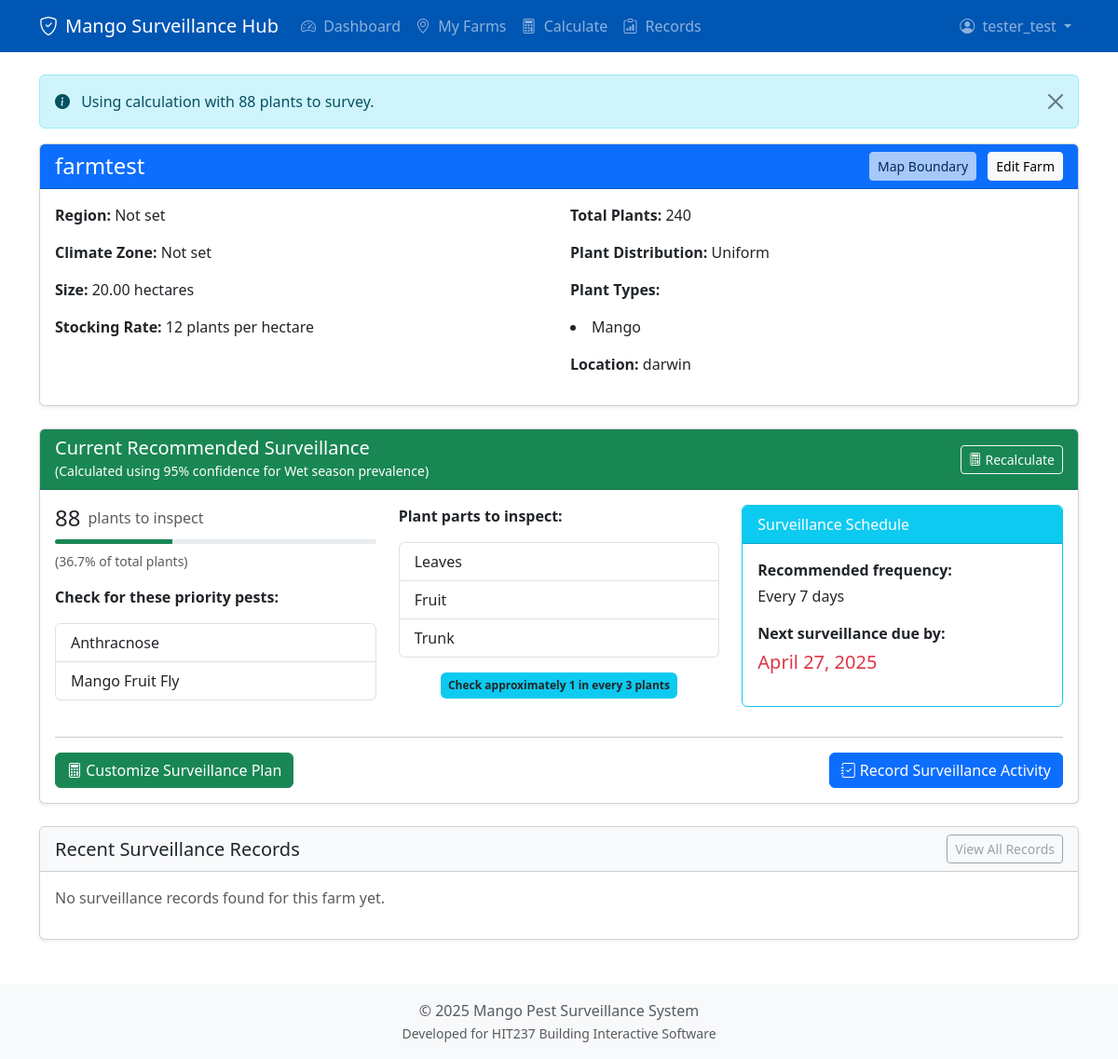
Page /farms/1/ (signed in) on the earlier database version.
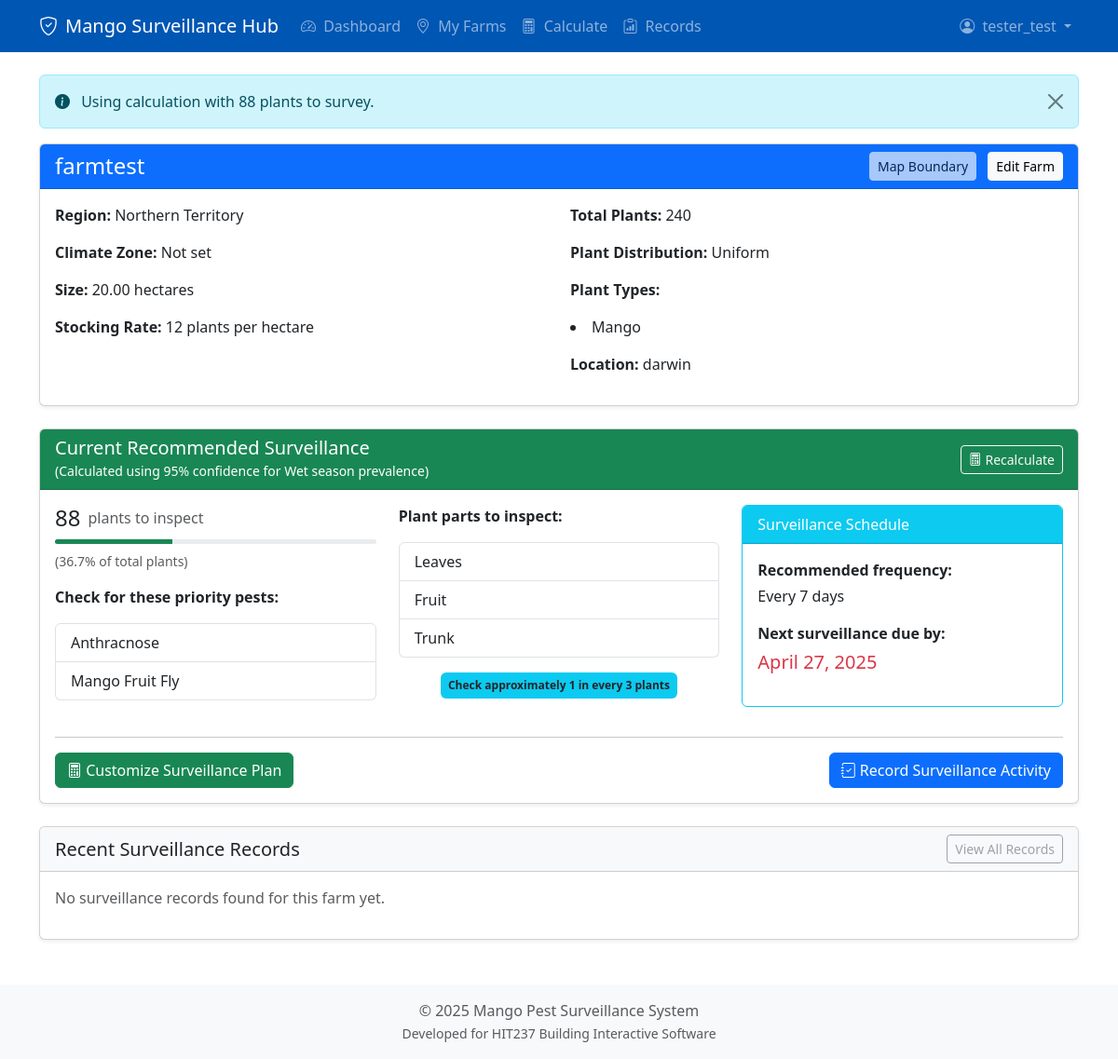
Same page on the later database version.
### core/models.py (models this page shows, shortened)
class Farm(models.Model):
    DISTRIBUTION_CHOICES = [
        ('uniform', 'Uniform'),
        ('clustered', 'Clustered'),
        ('random', 'Random'),
    ]
    owner = models.ForeignKey(Grower, on_delete=models.CASCADE, related_name='farms')
    name = models.CharField(max_length=100)
    region = models.ForeignKey(Region, on_delete=models.SET_NULL, null=True, blank=True, related_name='farms')
    size_hectares = models.DecimalField(
        max_digits=10,
        decimal_places=2,
        null=True,
        blank=True,
        help_text="Total farm size in hectares"
    )
    stocking_rate = models.IntegerField(
        null=True,
        blank=True,
        help_text="Number of plants per hectare"
    )
    plant_type = models.ForeignKey(
        PlantType,
        on_delete=models.SET_NULL,
        null=True,
        blank=True,
        related_name='farms'
    )
    distribution_pattern = models.CharField(
        max_length=20,
        choices=DISTRIBUTION_CHOICES,
        default='uniform'
    )
    location_description = models.CharField(
        max_length=255,
        blank=True,
        null=True,
        help_text="e.g., \"Near Katherine River\", \"Smith Property via XYZ Road\""
    )
    def total_plants(self):
        if self.size_hectares and self.stocking_rate:
            return int(self.size_hectares * Decimal(str(self.stocking_rate)))
        return None
    def current_season(self):
        current_month = timezone.now().month
        if 5 <= current_month <= 10:  # May-Oct
            return 'Dry'
        return 'Wet'  # Nov-Apr
    def last_surveillance_date(self):
        last_record = self.surveillance_records.order_by('-date_performed').first()
        return last_record.date_performed if last_record else None
    def next_due_date(self):
        last_date = self.last_surveillance_date()
        if last_date:
            return last_date + timezone.timedelta(days=7)
        return timezone.now().date()

class PlantType(models.Model):
    name = models.CharField(max_length=100, unique=True)
    description = models.TextField(blank=True, null=True)

class Region(models.Model):
    name = models.CharField(max_length=100, unique=True)
    climate_zone = models.CharField(max_length=50, blank=True, null=True)
    state_abbreviation = models.CharField(
        max_length=3,
        blank=True,
        null=True,
        help_text="State/Territory abbreviation (e.g., NT, QLD, WA)"
    )

### core/views.py (the view)
# urls.py: path('farms/<int:farm_id>/', views.farm_detail_view, name='farm_detail'),
@login_required
def farm_detail_view(request, farm_id):
    farm = get_object_or_404(Farm, id=farm_id, owner=request.user.grower_profile)
    try:
        saved_calculation = SurveillanceCalculation.objects.filter(
            farm=farm,
            is_current=True
        ).first()
        if saved_calculation:
            default_confidence = saved_calculation.confidence_level
            default_season = saved_calculation.season
            calculation_results = {
                'N': saved_calculation.population_size,
                'confidence_level_percent': saved_calculation.confidence_level,
                'season': saved_calculation.season,
                'p_percent': float(saved_calculation.prevalence_percent),
                'd': float(saved_calculation.margin_of_error) / 100,  # Convert percentage back to decimal
                'required_plants_to_survey': saved_calculation.required_plants,
                'survey_frequency': saved_calculation.survey_frequency,
                'percentage_of_total': float(saved_calculation.percentage_of_total),
                'calculation_date': saved_calculation.date_created.date(),
                'error': None
            }
            print(f"Using saved calculation from {saved_calculation.date_created}")
        else:
            default_confidence = 95
            default_season = farm.current_season()
            calculation_results = calculate_surveillance_effort(
                farm=farm,
                confidence_level_percent=default_confidence,
                season=default_season
            )
    except Exception as e:
        print(f"Error retrieving saved calculation: {e}")
        default_confidence = 95
        default_season = farm.current_season()
        calculation_results = calculate_surveillance_effort(
            farm=farm,
            confidence_level_percent=default_confidence,
            season=default_season
        )
    else:
        default_confidence = 95
        default_season = farm.current_season()
        calculation_results = calculate_surveillance_effort(
            farm=farm,
            confidence_level_percent=default_confidence,
            season=default_season
        )
    priority_pests = Pest.get_priority_pests_for_season(
        season=default_season,
        plant_type=farm.plant_type
    )
    calculation_season = calculation_results.get('season', default_season)
    recommended_parts = get_recommended_plant_parts(
        season=calculation_season,
        plant_type=farm.plant_type
    )
    surveillance_frequency = get_surveillance_frequency(calculation_season, farm)
    last_surveillance_date = farm.last_surveillance_date()
    next_due_date = farm.next_due_date()
    surveillance_records = farm.surveillance_records.order_by('-date_performed')
    print(f"Calculation Results for farm {farm.id}:")
    print(f"- Required plants: {calculation_results.get('required_plants_to_survey')}")
    print(f"- Using: {calculation_results.get('confidence_level_percent')}% confidence")
    print(f"- Season: {calculation_results.get('season')}")
    print(f"- Date: {calculation_results.get('calculation_date')}")
    context = {
        'farm': farm,
        'calculation_results': calculation_results,
        'surveillance_records': surveillance_records,
        'default_season_used': calculation_season,
        'default_confidence_used': calculation_results.get('confidence_level_percent', default_confidence),
        'priority_pests': priority_pests,
        'recommended_parts': recommended_parts,
        'surveillance_frequency': surveillance_frequency,
        'last_surveillance_date': last_surveillance_date,
        'next_due_date': next_due_date
    }
    messages.info(request, f"Using calculation with {calculation_results.get('required_plants_to_survey')} plants to survey.")
    return render(request, 'core/farm_detail.html', context)

### core/calculations.py (called while the page is built)
def get_recommended_plant_parts(season, plant_type=None):
    parts = {
        'Wet': ['Leaves', 'Fruit', 'Trunk'],
        'Dry': ['Trunk', 'Branches', 'Leaves'],
        'Flowering': ['Flowers', 'Leaves', 'Branches']
    }
    return parts.get(season, ['Leaves', 'Trunk', 'Branches'])

def get_surveillance_frequency(season, farm=None):
    frequency = {
        'Wet': 7,      # Weekly during wet season
        'Dry': 14,     # Bi-weekly during dry season
        'Flowering': 7  # Weekly during flowering
    }
    return frequency.get(season, 14)  # Default to 14 days

### core/models.py (called while the page is built)
    @classmethod
    def get_priority_pests_for_season(cls, season, plant_type=None):
        queryset = cls.objects.all()
        if plant_type:
            queryset = queryset.filter(affects_plant_types=plant_type)
        return queryset[:3]  # Return top 3 as an example

### core/templates/core/farm_detail.html (shortened to what the changed rows need)
{% extends 'core/base.html' %}
{% block content %}
<div class="card shadow-sm mb-4">
    <div class="card-header text-white d-flex justify-content-between align-items-center" style="background-color: #0d6efd;">
        <h4 class="mb-0">{{ farm.name }}</h4>
        <div>
            <button type="button" class="btn btn-light btn-sm me-2" disabled>Map Boundary</button>
            <a href="{% url 'core:edit_farm' farm.id %}" class="btn btn-light btn-sm">Edit Farm</a>
        </div>
    </div>
    <div class="card-body">
        <div class="row">
            <div class="col-md-6">
                <p><strong>Region:</strong> {{ farm.region.name|default:"Not set" }}</p>
                <p><strong>Climate Zone:</strong> {{ farm.region.climate_zone|default:"Not set" }}</p>
                <p><strong>Size:</strong> {{ farm.size_hectares|default:"-" }} hectares</p>
                <p><strong>Stocking Rate:</strong> {{ farm.stocking_rate|default:"-" }} plants per hectare</p>
            </div>
            <div class="col-md-6">
                <p><strong>Total Plants:</strong> {{ farm.total_plants|default:"-" }}</p>
                <p><strong>Plant Distribution:</strong> {{ farm.get_distribution_pattern_display }}</p>
                <p><strong>Plant Types:</strong>
                    {% if farm.plant_type %}
                        <li>{{ farm.plant_type.name }}</li>
                    {% else %}
                        Not set
                    {% endif %}
                </p>
                <p><strong>Location:</strong> {{ farm.location_description|default:"General location not specified" }}</p>
            </div>
        </div>
    </div>
</div>
{% endblock %}

Differences in the rows shown:
changed Farm "farmtest": region.name "Not set" → "Northern Territory"
